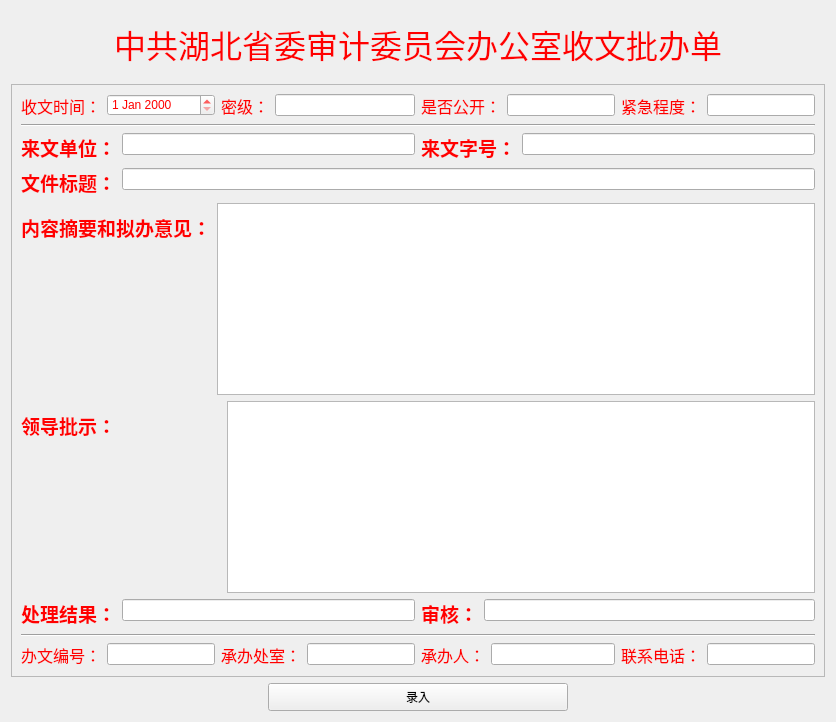
     <widget class="QWidget" name="page_piwen">
      <layout class="QGridLayout" name="gridLayout_10">
       <item row="0" column="0">
        <widget class="QWidget" name="widget_2" native="true">
         <layout class="QHBoxLayout" name="horizontalLayout_4">
          <item alignment="Qt::AlignHCenter">
           <widget class="QLabel" name="label_3">
            <property name="text">
             <string>&lt;html&gt;&lt;head/&gt;&lt;body&gt;&lt;p&gt;&lt;span style=&quot; font-size:24pt; color:#ff0000;&quot;&gt;                 中共湖北省委审计委员会办公室收文批办单&lt;/span&gt;&lt;/p&gt;&lt;/body&gt;&lt;/html&gt;</string>
            </property>
           </widget>
          </item>
         </layout>
        </widget>
       </item>
       <item row="1" column="0">
        <widget class="QFrame" name="frame_3">
         <property name="styleSheet">
          <string notr="true">color: rgb(255, 0, 0);</string>
         </property>
         <property name="frameShape">
          <enum>QFrame::StyledPanel</enum>
         </property>
         <property name="frameShadow">
          <enum>QFrame::Plain</enum>
         </property>
         <layout class="QGridLayout" name="gridLayout_9">
          <item row="0" column="0">
           <layout class="QFormLayout" name="formLayout_16">
            <item row="0" column="0">
             <widget class="QLabel" name="label_12">
              <property name="text">
               <string>&lt;html&gt;&lt;head/&gt;&lt;body&gt;&lt;p&gt;&lt;span style=&quot; font-size:12pt; color:#ff0000;&quot;&gt;收文时间：&lt;/span&gt;&lt;/p&gt;&lt;/body&gt;&lt;/html&gt;</string>
              </property>
             </widget>
            </item>
            <item row="0" column="1">
             <widget class="QDateEdit" name="dateEdit_2"/>
            </item>
           </layout>
          </item>
          <item row="0" column="1">
           <layout class="QFormLayout" name="formLayout_22">
            <item row="0" column="0">
             <widget class="QLabel" name="label_20">
              <property name="text">
               <string>&lt;html&gt;&lt;head/&gt;&lt;body&gt;&lt;p&gt;&lt;span style=&quot; font-size:12pt; color:#ff0000;&quot;&gt;密级：&lt;/span&gt;&lt;/p&gt;&lt;/body&gt;&lt;/html&gt;</string>
              </property>
             </widget>
            </item>
            <item row="0" column="1">
             <widget class="QLineEdit" name="lineEdit_8"/>
            </item>
           </layout>
          </item>
          <item row="0" column="2" colspan="2">
           <layout class="QFormLayout" name="formLayout_23">
            <item row="0" column="0">
             <widget class="QLabel" name="label_49">
              <property name="text">
               <string>&lt;html&gt;&lt;head/&gt;&lt;body&gt;&lt;p&gt;&lt;span style=&quot; font-size:12pt; color:#ff0000;&quot;&gt;是否公开：&lt;/span&gt;&lt;/p&gt;&lt;/body&gt;&lt;/html&gt;</string>
              </property>
             </widget>
            </item>
            <item row="0" column="1">
             <widget class="QLineEdit" name="lineEdit_9"/>
            </item>
           </layout>
          </item>
          <item row="0" column="4">
           <layout class="QFormLayout" name="formLayout_24">
            <item row="0" column="0">
             <widget class="QLabel" name="label_50">
              <property name="text">
               <string>&lt;html&gt;&lt;head/&gt;&lt;body&gt;&lt;p&gt;&lt;span style=&quot; font-size:12pt; color:#ff0000;&quot;&gt;紧急程度：&lt;/span&gt;&lt;/p&gt;&lt;/body&gt;&lt;/html&gt;</string>
              </property>
             </widget>
            </item>
            <item row="0" column="1">
             <widget class="QLineEdit" name="lineEdit_40"/>
            </item>
           </layout>
          </item>
          <item row="1" column="0" colspan="5">
           <widget class="Line" name="line_7">
            <property name="sizePolicy">
             <sizepolicy hsizetype="Expanding" vsizetype="Fixed">
              <horstretch>0</horstretch>
              <verstretch>0</verstretch>
             </sizepolicy>
            </property>
            <property name="orientation">
             <enum>Qt::Horizontal</enum>
            </property>
           </widget>
          </item>
          <item row="7" column="0" colspan="5">
           <widget class="Line" name="line_8">
            <property name="sizePolicy">
             <sizepolicy hsizetype="Expanding" vsizetype="Fixed">
              <horstretch>0</horstretch>
              <verstretch>0</verstretch>
             </sizepolicy>
            </property>
            <property name="orientation">
             <enum>Qt::Horizontal</enum>
            </property>
           </widget>
          </item>
          <item row="8" column="0">
           <layout class="QFormLayout" name="formLayout_38">
            <item row="0" column="0">
             <widget class="QLabel" name="label_54">
              <property name="text">
               <string>&lt;html&gt;&lt;head/&gt;&lt;body&gt;&lt;p&gt;&lt;span style=&quot; font-size:12pt; color:#ff0000;&quot;&gt;办文编号：&lt;/span&gt;&lt;/p&gt;&lt;/body&gt;&lt;/html&gt;</string>
              </property>
             </widget>
            </item>
            <item row="0" column="1">
             <widget class="QLineEdit" name="lineEdit_44"/>
            </item>
           </layout>
          </item>
          <item row="8" column="1">
           <layout class="QFormLayout" name="formLayout_39">
            <item row="0" column="0">
             <widget class="QLabel" name="label_55">
              <property name="text">
               <string>&lt;html&gt;&lt;head/&gt;&lt;body&gt;&lt;p&gt;&lt;span style=&quot; font-size:12pt; color:#ff0000;&quot;&gt;承办处室：&lt;/span&gt;&lt;/p&gt;&lt;/body&gt;&lt;/html&gt;</string>
              </property>
             </widget>
            </item>
            <item row="0" column="1">
             <widget class="QLineEdit" name="lineEdit_45"/>
            </item>
           </layout>
          </item>
          <item row="8" column="2" colspan="2">
           <layout class="QFormLayout" name="formLayout_40">
            <item row="0" column="0">
             <widget class="QLabel" name="label_56">
              <property name="text">
               <string>&lt;html&gt;&lt;head/&gt;&lt;body&gt;&lt;p&gt;&lt;span style=&quot; font-size:12pt; color:#ff0000;&quot;&gt;承办人：&lt;/span&gt;&lt;/p&gt;&lt;/body&gt;&lt;/html&gt;</string>
              </property>
             </widget>
            </item>
            <item row="0" column="1">
             <widget class="QLineEdit" name="lineEdit_46"/>
            </item>
           </layout>
          </item>
          <item row="8" column="4">
           <layout class="QFormLayout" name="formLayout_41">
            <item row="0" column="0">
             <widget class="QLabel" name="label_57">
              <property name="text">
               <string>&lt;html&gt;&lt;head/&gt;&lt;body&gt;&lt;p&gt;&lt;span style=&quot; font-size:12pt; color:#ff0000;&quot;&gt;联系电话：&lt;/span&gt;&lt;/p&gt;&lt;/body&gt;&lt;/html&gt;</string>
              </property>
             </widget>
            </item>
            <item row="0" column="1">
             <widget class="QLineEdit" name="lineEdit_47"/>
            </item>
           </layout>
          </item>
          <item row="4" column="0" colspan="5">
           <layout class="QFormLayout" name="formLayout_42">
            <item row="0" column="0">
             <widget class="QLabel" name="label_58">
              <property name="text">
               <string>&lt;html&gt;&lt;head/&gt;&lt;body&gt;&lt;p&gt;&lt;span style=&quot; font-size:14pt; font-weight:600; color:#ff0000;&quot;&gt;内容摘要和拟办意见：&lt;/span&gt;&lt;/p&gt;&lt;/body&gt;&lt;/html&gt;</string>
              </property>
             </widget>
            </item>
            <item row="0" column="1">
             <widget class="QTextEdit" name="textEdit_6"/>
            </item>
           </layout>
          </item>
          <item row="5" column="0" colspan="5">
           <layout class="QFormLayout" name="formLayout_43">
            <item row="0" column="0">
             <widget class="QLabel" name="label_59">
              <property name="minimumSize">
               <size>
                <width>200</width>
                <height>0</height>
               </size>
              </property>
              <property name="text">
               <string>&lt;html&gt;&lt;head/&gt;&lt;body&gt;&lt;p&gt;&lt;span style=&quot; font-size:14pt; font-weight:600; color:#ff0000;&quot;&gt;领导批示：&lt;/span&gt;&lt;/p&gt;&lt;/body&gt;&lt;/html&gt;</string>
              </property>
             </widget>
            </item>
            <item row="0" column="1">
             <widget class="QTextEdit" name="textEdit_7"/>
            </item>
           </layout>
          </item>
          <item row="6" column="0" colspan="2">
           <layout class="QFormLayout" name="formLayout_44">
            <item row="0" column="0">
             <widget class="QLabel" name="label_60">
              <property name="text">
               <string>&lt;html&gt;&lt;head/&gt;&lt;body&gt;&lt;p&gt;&lt;span style=&quot; font-size:14pt; font-weight:600; color:#ff0000;&quot;&gt;处理结果：&lt;/span&gt;&lt;/p&gt;&lt;/body&gt;&lt;/html&gt;</string>
              </property>
             </widget>
            </item>
            <item row="0" column="1">
             <widget class="QLineEdit" name="lineEdit_48"/>
            </item>
           </layout>
          </item>
          <item row="6" column="2" colspan="3">
           <layout class="QFormLayout" name="formLayout_45">
            <item row="0" column="0">
             <widget class="QLabel" name="label_61">
              <property name="text">
               <string>&lt;html&gt;&lt;head/&gt;&lt;body&gt;&lt;p&gt;&lt;span style=&quot; font-size:14pt; font-weight:600; color:#ff0000;&quot;&gt;审核：&lt;/span&gt;&lt;/p&gt;&lt;/body&gt;&lt;/html&gt;</string>
              </property>
             </widget>
            </item>
            <item row="0" column="1">
             <widget class="QLineEdit" name="lineEdit_49"/>
            </item>
           </layout>
          </item>
          <item row="2" column="0" colspan="2">
           <layout class="QFormLayout" name="formLayout_25">
            <item row="0" column="0">
             <widget class="QLabel" name="label_51">
              <property name="text">
               <string>&lt;html&gt;&lt;head/&gt;&lt;body&gt;&lt;p&gt;&lt;span style=&quot; font-size:14pt; font-weight:600; color:#ff0000;&quot;&gt;来文单位：&lt;/span&gt;&lt;/p&gt;&lt;/body&gt;&lt;/html&gt;</string>
              </property>
             </widget>
            </item>
            <item row="0" column="1">
             <widget class="QLineEdit" name="lineEdit_41"/>
            </item>
           </layout>
          </item>
          <item row="2" column="2" colspan="3">
           <layout class="QFormLayout" name="formLayout_26">
            <item row="0" column="0">
             <widget class="QLabel" name="label_52">
              <property name="text">
               <string>&lt;html&gt;&lt;head/&gt;&lt;body&gt;&lt;p&gt;&lt;span style=&quot; font-size:14pt; font-weight:600; color:#ff0000;&quot;&gt;来文字号：&lt;/span&gt;&lt;/p&gt;&lt;/body&gt;&lt;/html&gt;</string>
              </property>
             </widget>
            </item>
            <item row="0" column="1">
             <widget class="QLineEdit" name="lineEdit_42"/>
            </item>
           </layout>
          </item>
          <item row="3" column="0" colspan="5">
           <layout class="QFormLayout" name="formLayout_37">
            <item row="0" column="0">
             <widget class="QLabel" name="label_53">
              <property name="text">
               <string>&lt;html&gt;&lt;head/&gt;&lt;body&gt;&lt;p&gt;&lt;span style=&quot; font-size:14pt; font-weight:600; color:#ff0000;&quot;&gt;文件标题：&lt;/span&gt;&lt;/p&gt;&lt;/body&gt;&lt;/html&gt;</string>
              </property>
             </widget>
            </item>
            <item row="0" column="1">
             <widget class="QLineEdit" name="lineEdit_43"/>
            </item>
           </layout>
          </item>
         </layout>
        </widget>
       </item>
       <item row="2" column="0" alignment="Qt::AlignHCenter">
        <widget class="QPushButton" name="pushButton_4">
         <property name="minimumSize">
          <size>
           <width>300</width>
           <height>28</height>
          </size>
         </property>
         <property name="maximumSize">
          <size>
           <width>300</width>
           <height>16777215</height>
          </size>
         </property>
         <property name="text">
          <string>录入</string>
         </property>
        </widget>
       </item>
      </layout>
     </widget>
